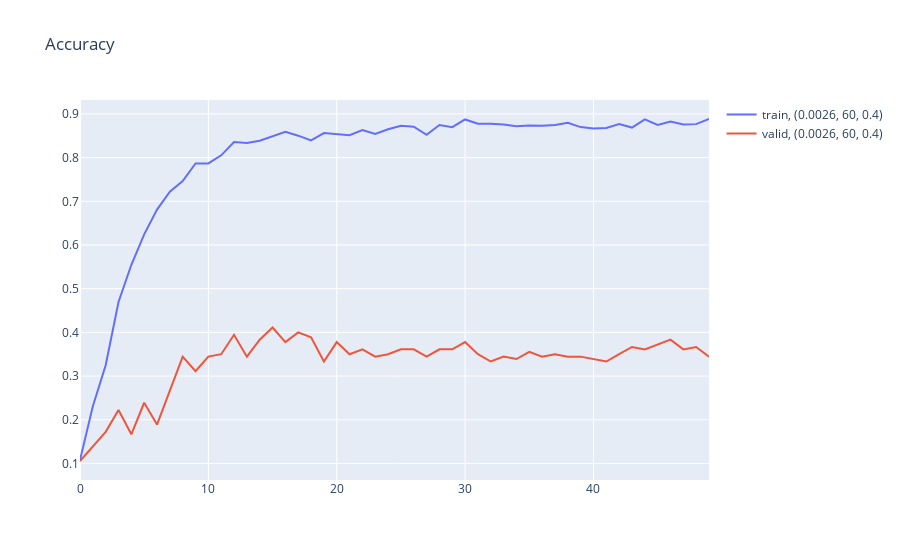

Source (notebook cell):
### Code cell
# Add BatchNorm after last conv2d and its maxpool
fig_accuracy
